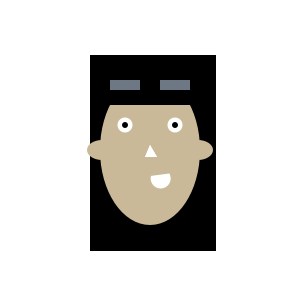
Frame 1 (no input)
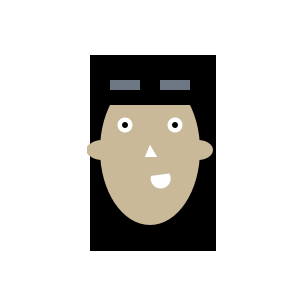
Frame 60 (the mouse pressed at the canvas centre just before this capture)
Frame 120 (the mouse held since frame 60 and released just before this capture): identical to frame 60, image omitted

The Processing sketch that drew these frames (run headless with seeded random() and noise(); from frame 60 on, the mouse is pressed at the canvas centre):

// Processing sketch: processing_140747
// ── processing_140747.pde

//declare global variables

int eyeSize = 15;
int pupilSize = 6;
int mouthSize = 20;
int noseWidth = -5;
int noseLength = 7;
int rightearSize = 20;
int leftearSize = 20;
int leftbrowUp = 20;
int rightbrowUp = 20;
boolean clicked = false;

//runs once
void setup(){
  size(300,300);
  background(255,255,255);
}
void keyPressed() {
  clicked =! clicked;

if (clicked == false){
  eyeSize = 15;
  pupilSize = 6;
  mouthSize = 20;
  noseWidth = -10;
  noseLength = 7;
  rightearSize = 40;
  leftearSize = 40;
  leftbrowUp = 50;
  rightbrowUp = 50;}
if (clicked == true){
  eyeSize = 30;
  pupilSize = 15;
  mouthSize = 40;
  noseWidth = -5;
  noseLength = 9;
  rightearSize = 20;
  leftearSize = 20;
  leftbrowUp = 20;
  rightbrowUp = 20;}
}
    
 //runs forever
void draw(){
  translate(150,150);
//hair2
pushMatrix();
translate(-60,-50);
fill(0,0,0);
rect(0,0,125,150);
popMatrix();
//face
noStroke();
fill(201,185,152);
ellipse(0,0,100,150);
//right ear
pushMatrix();
translate(48,0);
fill(201,185,152);
ellipse(0, 0, 30, rightearSize);
popMatrix();
//left ear
pushMatrix();
translate(-48,0);
fill(201,185,152);
ellipse(0, 0, 30, leftearSize);
popMatrix();
//left eye
fill(255,255,255);
ellipse(25,-25,eyeSize,eyeSize);
//left pupil
fill(0,0,0);
ellipse(25,-25,pupilSize,pupilSize);
//nose
pushMatrix();
fill(255,255,255);
translate(0,0);
triangle(0,-5,-5,7,7,7);
popMatrix();
//big nose
pushMatrix();
fill(255,255,255);
translate(0,0);
triangle(0,noseWidth,noseWidth,noseLength,noseLength,noseLength);
popMatrix();
//right eye
fill(255,255,255);
ellipse(-25,-25,eyeSize,eyeSize);
//right pupil
fill(0,0,0);
ellipse(-25,-25,pupilSize,pupilSize);
//big mouth
pushMatrix();
rotate(PI/-6.0);
translate(-15,20);
fill(255,255,255);
arc(10,10,mouthSize,mouthSize,0,PI+QUARTER_PI,OPEN); 
popMatrix();
//hair
translate(-60,-95);
fill(0,0,0);
rect(0,0,126,50);
//right brow
pushMatrix();
translate(0, 5);
fill(110,120,132);
rect(20, rightbrowUp, 30, 10);
popMatrix();
//left brow
pushMatrix();
translate(0, 5);
fill(110,120,132);
rect(70, leftbrowUp, 30, 10);
popMatrix();

}
